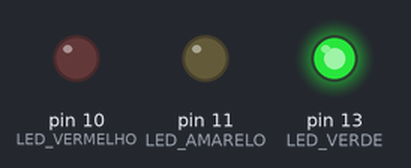
Simulated run of this sketch. Board: Arduino Uno, built with avr-gcc and run on an emulated ATmega328P. Parts: output pins drawn as LEDs (lit = HIGH).

Above: at 1.0 s.
At 3.0 s:
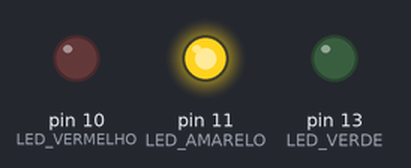
At 5.0 s:
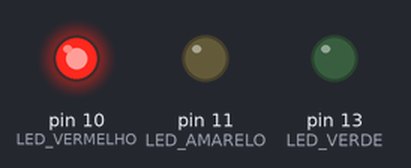
Timing chart, 0 to 7.8 s (numbered marks = the images above):
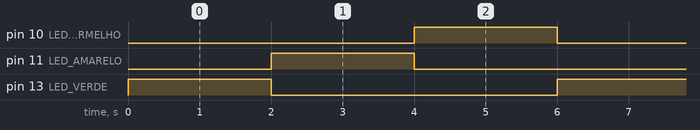

Measured:
- by itself, pin 10 (LED_VERMELHO), pin 11 (LED_AMARELO), pin 13 (LED_VERDE): alternates HIGH for 2.0 s and LOW for 4.0 s
- by itself, everything shown: repeats every 6.0 s, in 3 steps

The sketch:

sinalero.ino
```cpp
// C++ code
//
    int LED_VERDE = 13;
  int LED_AMARELO = 11;
  int LED_VERMELHO = 10;
void setup()

{

  pinMode(LED_VERDE, OUTPUT);
  pinMode(LED_AMARELO, OUTPUT);
  pinMode(LED_VERMELHO, OUTPUT);
}

void loop()
{
  digitalWrite(LED_VERDE, HIGH);
  digitalWrite(LED_AMARELO, LOW);
  digitalWrite(LED_VERMELHO, LOW);
  delay(2000);


  digitalWrite(LED_VERDE, LOW);
  digitalWrite(LED_AMARELO, HIGH);
  digitalWrite(LED_VERMELHO, LOW);
  delay(2000);

  digitalWrite(LED_VERDE, LOW);
  digitalWrite(LED_AMARELO, LOW);
  digitalWrite(LED_VERMELHO, HIGH);
  delay(2000);
}
```

lab12.cpp
```cpp
// c++ code

// definindo as portas
int transistorPin = 2;
int potenciometroPin = A1;

// função setup
void setup()
{
    Serial.begin(9600);
    pinMode(transistorPin, OUTPUT);
    pinMode(potenciometroPin, INPUT);
}
// função loop
void loop()
{
    int valorPotenciometro = analogRead(potenciometroPin);
    int valorTransistor = map(valorPotenciometro, 0, 1023, 0, 255);

    analogWrite(transistorPin, valorTransistor);
    Serial.println(valorTransistor);
    delay(100);
}
```

lab13.cpp
```cpp
// C++ code

#include <Servo.h>

const int botao = 2;
const int pinoServo = 3;

Servo cancela_estacionamento;

void setup()
{
    pinMode(botao, INPUT);
    cancela_estacionamento.attach(pinoServo, 500, 2500);
    cancela_estacionamento.write(90);
}

void loop()
{
    int estadoBotao = digitalRead(botao);
    if (estadoBotao == HIGH)
    {
        cancela_estacionamento.write(0);
        delay(2000);
        cancela_estacionamento.write(90);
        while (digitalRead(botao) == HIGH)
        {
            // Aguardar até o botão ser solto
        }
    }
}
```

lab14.cpp
```cpp

```

lab15.cpp
```cpp

```

lab16b.cpp
```cpp

```
